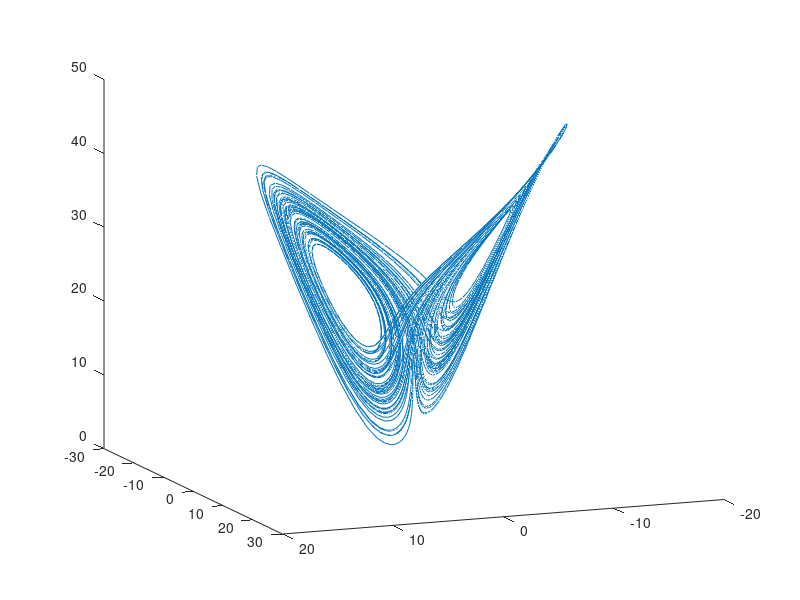

This figure's MATLAB source:
function loren3
	clear;clf
	global A B R 
	A = 10; 
	B = 8/3; 
	R = 28; 
	u0 = 100*(rand(3,1) - 0.5); 
	[t,u] = ode45(@lor2,[0,100],u0); 
	N = find(t>10); v = u(N,:);

	x = v(:,1);
	y = v(:,2);
	z = v(:,3);

	plot3(x,y,z);
	view(158, 14)
 

function uprime = lor2(t,u) 
	global A B R 
	uprime = zeros(3,1); 
	uprime(1) = -A*u(1) + A*u(2); 
	uprime(2) = R*u(1) - u(2) - u(1)*u(3); 
	uprime(3) = -B*u(3) + u(1)*u(2);